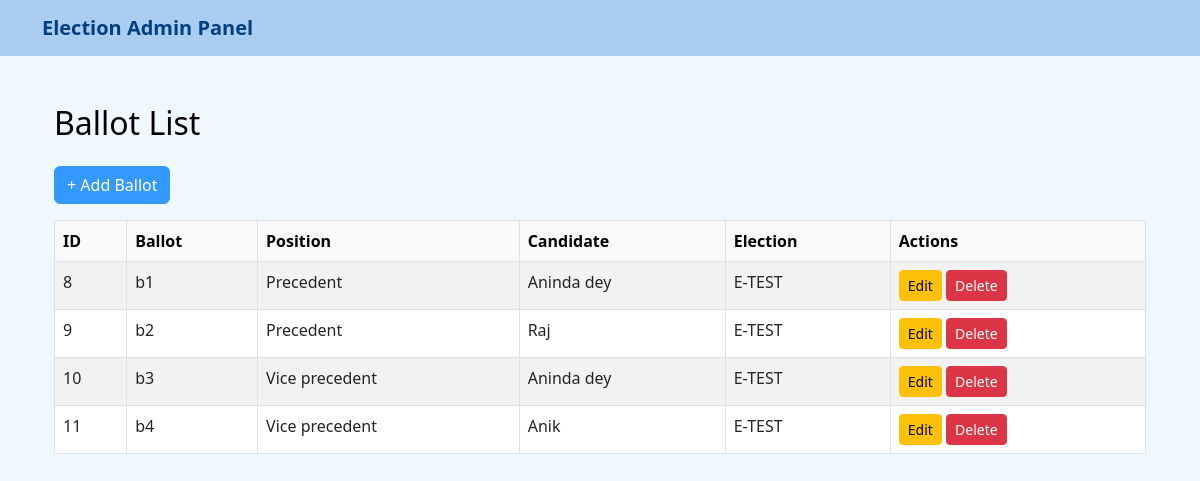
Page /manage/ballots/ on the committed database.
### core/models.py (models this page shows, shortened)
class BaseModel(models.Model):
    created_user = models.ForeignKey(
        settings.AUTH_USER_MODEL,
        on_delete=models.PROTECT,
        blank=True,
        null=True,
        related_name="%(app_label)s_%(class)s_createdby"
    )
    is_draft = models.BooleanField(_('Is Draft'), default=True)
    is_active = models.BooleanField(_('Is Active'), default=True)
    order = models.CharField(_("Order"), max_length=255, blank=True, null=True)
    display_order = models.CharField(
        _("Display Order"),
        max_length=255,
        blank=True,
        null=True
    )
    is_deleted = models.BooleanField(_('Is Deleted'), default=False)
    created_at = models.DateTimeField(
        _('Created At'),
        auto_now_add=True,
        null=True
    )
    update_user = models.ForeignKey(
        settings.AUTH_USER_MODEL,
        on_delete=models.SET_NULL,
        blank=True,
        null=True,
        related_name=(
            "%(app_label)s_%(class)s_updated"
        )
    )
    last_updated = models.DateTimeField(
        _('Last Updated'), auto_now=True, null=True
    )
    deleted_user = models.ForeignKey(
        settings.AUTH_USER_MODEL,
        on_delete=models.SET_NULL,
        blank=True,
        null=True,
        related_name="%(app_label)s_%(class)s_deleted"
    )
    deleted_at = models.DateTimeField(_('Deleted At'), blank=True, null=True)
    class Meta:
        abstract = True

class Ballot(BaseModel):
    ballot_no = models.CharField(max_length=20, unique=True)
    symbol = models.CharField(max_length=50)
    position = models.ForeignKey(Position, on_delete=models.CASCADE)
    candidate = models.ForeignKey(Candidate, on_delete=models.CASCADE)
    election = models.ForeignKey(Election, on_delete=models.CASCADE)
    class Meta:
        unique_together = ('candidate', 'position', 'election')
        verbose_name_plural = "Ballots"

class Position(BaseModel):
    title = models.CharField(max_length=100)
    description = models.TextField(blank=True, null=True)
    total_seats = models.PositiveIntegerField(default=1)

class Candidate(BaseModel):
    employee = models.ForeignKey(Employee, on_delete=models.CASCADE)
    class Meta:
        unique_together = (
            'employee',
        )  # Optional: one-time candidacy across system

class Employee(BaseModel):
    name = models.CharField(max_length=100)
    phone = models.CharField(max_length=15, unique=True)

class Election(BaseModel):
    title = models.CharField(max_length=255)
    start_date = models.DateField()
    end_date = models.DateField()

### core/views/ballots.py (the view)
class BallotListView(ListView):
    model = Ballot
    template_name = 'ballot/ballot_list.html'
    context_object_name = 'ballots'

### core/templates/ballot/ballot_list.html (shortened to what this page needs)
{% extends 'dashboard/ebase.html' %}
{% block content %}
<div class="container mt-5">
    <h2 class="mb-4">Ballot List</h2>
    <a href="{% url 'ballot_add' %}" class="btn btn-primary mb-3">+ Add Ballot</a>
    <table class="table table-striped table-bordered">
        <thead class="table-light">
            <tr>
                <th>ID</th>
                <th>Ballot</th>
                <th>Position</th>
                <th>Candidate</th>
                <th>Election</th>
                <th>Actions</th>
            </tr>
        </thead>
        <tbody>
            {% for ballot in ballots %}
                <tr>
                    <td>{{ ballot.id }}</td>
                    <td>{{ ballot.ballot_no }}</td>
                    <td>{{ ballot.position.title }}</td>
                    <td>{{ ballot.candidate.employee.name }}</td>
                    <td>{{ ballot.election.title }}</td>
                    <td>
                        <a href="{% url 'ballot_edit' ballot.id %}" class="btn btn-sm btn-warning">Edit</a>
                        <a href="{% url 'ballot_delete' ballot.id %}" class="btn btn-sm btn-danger">Delete</a>
                    </td>
                </tr>
            {% empty %}
                <tr><td colspan="5">No ballots found.</td></tr>
            {% endfor %}
        </tbody>
    </table>
</div>
{% endblock %}

### core/templates/dashboard/ebase.html (style rules this page uses)
body { background-color: #f0f8ff; color: #000; }
a, a:hover { color: #004080; }
.btn-primary { background-color: #3399ff; border-color: #3399ff; }

### rows in the picture
Ballot: id "8", ballot_no "b1", position "Precedent", candidate.employee.name "Aninda dey", election "E-TEST"
Ballot: id "9", ballot_no "b2", position "Precedent", candidate.employee.name "Raj", election "E-TEST"
Ballot: id "10", ballot_no "b3", position "Vice precedent", candidate.employee.name "Aninda dey", election "E-TEST"
Ballot: id "11", ballot_no "b4", position "Vice precedent", candidate.employee.name "Anik", election "E-TEST"
